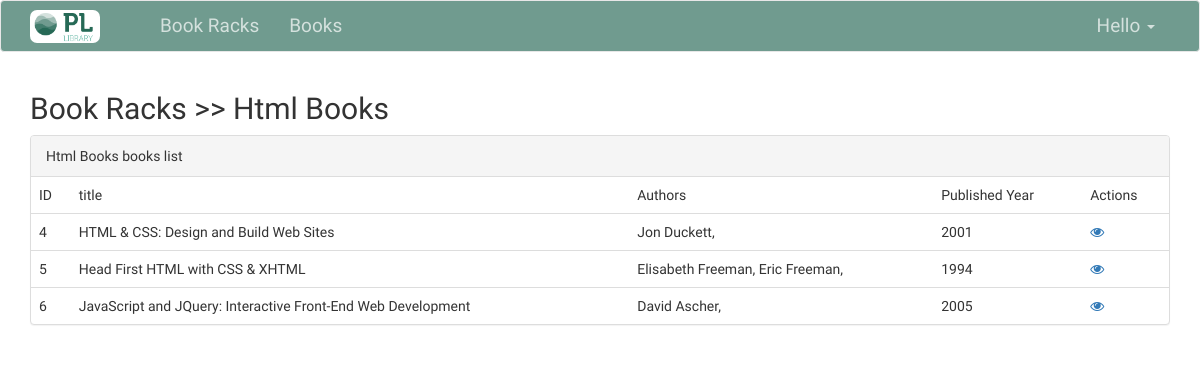
The page /book/racks/html-books/ on the database as committed earlier.
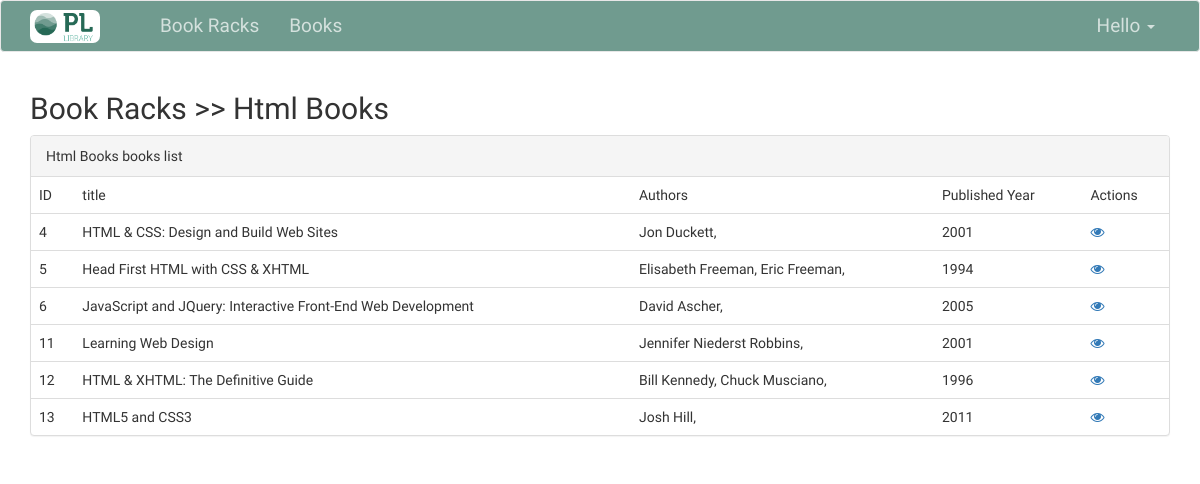
The same page on the database as committed later.
### bookracks/models.py (models this page shows, shortened)
class DefaultModel(models.Model):
    created = models.DateTimeField(auto_now_add=True)
    modified = models.DateTimeField(auto_now=True)
    class Meta:
        abstract = True

class Book(DefaultModel):
    book_rack = models.ForeignKey(BookRack, on_delete=models.CASCADE)
    title = models.CharField(null=False, blank=False, max_length=255)
    slug = models.SlugField(null=True, blank=True, max_length=255, unique=True)
    authors = models.ManyToManyField(Author)
    published_year = models.CharField(max_length=50)
    cover_url = models.URLField(null=True, blank=True, max_length=255)

class Author(DefaultModel):
    name = models.CharField(max_length=200)
    slug = models.SlugField(null=True, blank=True, max_length=255, unique=True)

### bookracks/views.py (the view)
# urls.py: path('racks/<str:slug>/', views.RacksDetailView.as_view(), name="racks_detail"),
class RacksDetailView(LoginRequiredMixin, DetailView):
    template_name = 'bookracks/racks/detail.html'
    model = BookRack

### templates/bookracks/racks/detail.html
{% extends 'base.html' %}
{% block content %}
    <h2>Book Racks >> {{ object.name }}</h2>
    <div class="panel panel-default">
        <div class="panel-heading">{{ object.name }} books list</div>
        <div class="panel-body" style="padding: 0">
            <table class="table tabel-hover" style="margin-bottom: 0px">
                <thead>
                <tr>
                    <td>ID</td>
                    <td>title</td>
                    <td>Authors</td>
                    <td>Published Year</td>
                    <td>Actions</td>
                </tr>
                </thead>
                <tbody>
                {% for book in object.book_set.all %}
                    <tr>
                        <td>{{ book.id }}</td>
                        <td>{{ book.title }}</td>
                        <td>
                            {% for author in book.authors.all %}
                                {{ author.name }},
                            {% endfor %}
                        </td>
                        <td>{{ book.published_year }}</td>
                        <td>
                            <a href=""><i class="fa fa-eye"></i></a>
                        </td>
                    </tr>
                {% endfor %}
                </tbody>
            </table>
        </div>
    </div>
{% endblock %}

Rows that differ between the two databases and show on the page:
added Book: id "11", title "Learning Web Design", published_year "2001"
added Author: name "Jennifer Niederst Robbins", shown under "11"
added Book: id "12", title "HTML & XHTML: The Definitive Guide", published_year "1996"
added Author: name "Bill Kennedy", shown under "12"
added Author: name "Chuck Musciano", shown under "12"
added Book: id "13", title "HTML5 and CSS3", published_year "2011"
added Author: name "Josh Hill", shown under "13"
